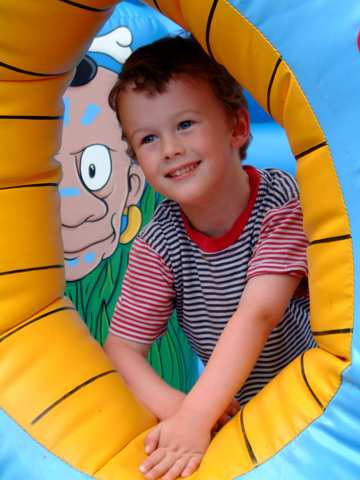
#> input picture common/data/segmentation_source.png, 360 x 480 px, found by its file name
$ python -i kmeans_clustering.py   (imports and definitions only)
#> lines starting #> are read from the running program, lines starting #| are printed output that depends on the picture; after the words box and inside, x2 and y2 are one past the last pixel; in counts of white or black regions, pixels touching at a corner belong together
"""
K-means Clustering Module (Chapter 15, Section 15.1)
====================================================
Implementation of K-means clustering, Lloyd's alternating minimization algorithm,
online/sequential Robbins-Monro updates, image segmentation, and figure reproduction
for Bishop's Deep Learning: Foundations and Concepts (2024).

Formulation:
- Objective function (distortion measure, Eq. 15.1):
    J = \sum_{n=1}^N \sum_{k=1}^K r_{nk} \|x_n - \mu_k\|^2
  where r_{nk} \in {0, 1} is 1-of-K coding with \sum_{k=1}^K r_{nk} = 1.
- E-step (Assignment, Eq. 15.2):
    r_{nk} = 1 if k = argmin_j \|x_n - \mu_j\|^2, else 0
- M-step (Update Centroids, Eq. 15.3):
    \mu_k =  rac{\sum_{n=1}^N r_{nk} x_n}{\sum_{n=1}^N r_{nk}}
- Online/Sequential update (Robbins-Monro stochastic approximation, Eq. 15.4):
    \mu_k^{(	au)} = \mu_k^{(	au-1)} + \eta_	au (x_n - \mu_k^{(	au-1)})
"""

import os
from pathlib import Path
from typing import Dict, List, Optional, Tuple, Union

import matplotlib.pyplot as plt
import numpy as np
from PIL import Image


class KMeans:
    """K-means clustering via Lloyd's algorithm.

    Parameters
    ----------
    n_clusters : int, default=2
        Number of clusters K.
    max_iter : int, default=100
        Maximum number of iterations.
    tol : float, default=1e-4
        Tolerance for convergence (relative change in distortion or centroid movement).
    random_state : int or None, default=None
        Seed for reproducibility.
    init : str or np.ndarray, default='random'
        Initialization method: 'random', 'k-means++', or an array of shape (K, D).
    """

    def __init__(
        self,
        n_clusters: int = 2,
        max_iter: int = 100,
        tol: float = 1e-4,
        random_state: Optional[int] = None,
        init: Union[str, np.ndarray] = "random",
    ):
        self.n_clusters = n_clusters
        self.max_iter = max_iter
        self.tol = tol
        self.random_state = random_state
        self.init = init

        self.cluster_centers_: Optional[np.ndarray] = None
        self.labels_: Optional[np.ndarray] = None
        self.inertia_: float = 0.0
        self.n_iter_: int = 0
        self.history_: Dict[str, list] = {
            "centers": [],
            "assignments": [],
            "distortion": [],  # list of (step_float, J)
        }

    def _init_centers(self, X: np.ndarray) -> np.ndarray:
        """Initialize cluster centers."""
        rng = np.random.RandomState(self.random_state)
        n_samples, n_features = X.shape

        if isinstance(self.init, np.ndarray):
            centers = np.array(self.init, dtype=float).copy()
            if centers.shape != (self.n_clusters, n_features):
                raise ValueError(
                    f"init array must have shape ({self.n_clusters}, {n_features}), "
                    f"got {centers.shape}"
                )
            return centers

        if self.init == "random":
            indices = rng.choice(n_samples, size=self.n_clusters, replace=False)
            return X[indices].astype(float).copy()

        if self.init == "k-means++":
            centers = np.empty((self.n_clusters, n_features), dtype=float)
            first_idx = rng.choice(n_samples)
            centers[0] = X[first_idx]
            for k in range(1, self.n_clusters):
                dists_sq = np.min(
                    [np.sum((X - centers[j]) ** 2, axis=1) for j in range(k)],
                    axis=0,
                )
                probs = dists_sq / np.sum(dists_sq)
                next_idx = rng.choice(n_samples, p=probs)
                centers[k] = X[next_idx]
            return centers

        raise ValueError(f"Unknown init method: {self.init}")

    def fit(self, X: np.ndarray) -> "KMeans":
        """Fit K-means model to X using alternating optimization.

        Parameters
        ----------
        X : np.ndarray of shape (N, D)
            Input data matrix.

        Returns
        -------
        self : KMeans
            Fitted estimator.
        """
        X = np.asarray(X, dtype=float)
        N, D = X.shape
        K = self.n_clusters

        centers = self._init_centers(X)
        self.history_ = {
            "centers": [centers.copy()],
            "assignments": [],
            "distortion": [],
        }

        labels = np.zeros(N, dtype=int)

        for iteration in range(1, self.max_iter + 1):
            # Step 1: E-step (Assignment of points to nearest centroid, Eq. 15.2)
            dists_sq = np.zeros((N, K))
            for k in range(K):
                dists_sq[:, k] = np.sum((X - centers[k]) ** 2, axis=1)
            labels = np.argmin(dists_sq, axis=1)

            # Distortion J after E-step
            J_e = float(np.sum(np.min(dists_sq, axis=1)))
            step_e = iteration - 0.5
            self.history_["distortion"].append((step_e, J_e))
            self.history_["assignments"].append(labels.copy())

            # Step 2: M-step (Update centroids, Eq. 15.3)
            new_centers = np.zeros_like(centers)
            for k in range(K):
                mask = labels == k
                if np.sum(mask) > 0:
                    new_centers[k] = np.mean(X[mask], axis=0)
                else:
                    new_centers[k] = centers[k]

            # Distortion J after M-step
            dists_sq_m = np.zeros((N, K))
            for k in range(K):
                dists_sq_m[:, k] = np.sum((X - new_centers[k]) ** 2, axis=1)
            J_m = float(np.sum(dists_sq_m[np.arange(N), labels]))
            step_m = float(iteration)
            self.history_["distortion"].append((step_m, J_m))
            self.history_["centers"].append(new_centers.copy())

            # Check convergence
            center_shift = np.max(np.linalg.norm(new_centers - centers, axis=1))
            centers = new_centers.copy()
            self.n_iter_ = iteration

            if center_shift < self.tol:
                break

        self.cluster_centers_ = centers
        self.labels_ = labels
        self.inertia_ = float(self.history_["distortion"][-1][1])
        return self

    # [54 lines left out: functions predict, transform, compute_distortion, sequential_kmeans_update, get_perpendicular_bisector, not called in this run]


def image_segmentation_kmeans(
    image: Union[np.ndarray, Image.Image, str, Path],
    K: int,
    max_iter: int = 30,
    random_state: int = 42,
) -> Tuple[np.ndarray, np.ndarray, np.ndarray, Dict[str, Union[int, float]]]:
    """Segment an RGB image into K color clusters using K-means."""
    if isinstance(image, (str, Path)):
        img_pil = Image.open(image).convert("RGB")
        img_arr = np.array(img_pil, dtype=np.uint8)
    elif isinstance(image, Image.Image):
        img_arr = np.array(image.convert("RGB"), dtype=np.uint8)
    else:
        img_arr = np.asarray(image)
        if img_arr.dtype != np.uint8:
            if img_arr.max() <= 1.0:
                img_arr = (img_arr * 255.0).astype(np.uint8)
            else:
                img_arr = np.clip(img_arr, 0, 255).astype(np.uint8)

    H, W, C = img_arr.shape
    if C != 3:
        raise ValueError(f"Image must have 3 channels (RGB), got shape {img_arr.shape}")

    X = img_arr.reshape(-1, 3).astype(float)
    kmeans = KMeans(
        n_clusters=K, max_iter=max_iter, random_state=random_state, init="random"
    )
    kmeans.fit(X)

    centers_uint8 = np.clip(np.round(kmeans.cluster_centers_), 0, 255).astype(
        np.uint8
    )
    labels = kmeans.labels_.reshape(H, W)
    segmented = centers_uint8[kmeans.labels_].reshape(H, W, 3)

    bits_per_pixel_palette = int(np.ceil(np.log2(K))) if K > 1 else 1
    original_bits = H * W * 24
    compressed_bits = K * 24 + H * W * bits_per_pixel_palette
    compression_ratio = original_bits / compressed_bits
    space_savings = (1.0 - compressed_bits / original_bits) * 100.0

    compression_info = {
        "original_bits": original_bits,
        "compressed_bits": compressed_bits,
        "compression_ratio": compression_ratio,
        "space_savings_percent": space_savings,
        "bits_per_pixel": bits_per_pixel_palette,
    }

    return segmented, centers_uint8, labels, compression_info


# [287 lines left out: functions load_faithful_dataset, generate_figure_15_1, generate_figure_15_2, not called in this run]


def generate_figure_15_3(
    save_path: Optional[Union[str, Path]] = None, show: bool = False
) -> plt.Figure:
    """Generate and faithfully reproduce Figure 15.3 (Bishop, 2024)."""
#> called with show = False
    possible_img_paths = [
        Path("common/data/segmentation_source.png"),
        Path("../common/data/segmentation_source.png"),
        Path(
            "/home/student/Documents/GitHub/my_DeepLearning/common/data/segmentation_source.png"
        ),
    ]
    img_path = None
    for p in possible_img_paths:
        if p.exists():
            img_path = p
            break

    if img_path is None:
        raise FileNotFoundError(
            "Could not locate common/data/segmentation_source.png"
        )

    orig_img = Image.open(img_path).convert("RGB")
#> orig_img is the input picture: PIL image 360x480 RGB; mean R, G, B 156.2, 130.4, 93.2
    orig_arr = np.array(orig_img)

    seg_k2, _, _, _ = image_segmentation_kmeans(orig_arr, K=2, random_state=42)
#> in fit, `centers = self._init_centers(X)`: centers = [[222, 161, 21], [182, 115, 2]]
#> in fit, `self.history_ = { "centers": [centers.copy()], "assignments": [], "dis..`: self.history_ = {'centers': [[[222, 161, 21], [182, 115, 2]]], 'assignments': [], 'distortion': []}
#> the loop in fit, `for iteration in range(1, self.max_iter + 1):` made 26 passes
#> center_shift on pass 1: 113.1
#> in fit, `self.inertia_ = float(self.history_["distortion"][-1][1])`: self.inertia_ = 1.6e+09
#> in image_segmentation_kmeans, `labels = kmeans.labels_.reshape(H, W)`:
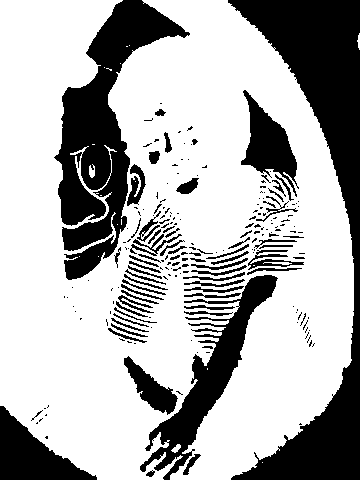
#> labels: shape (480, 360) int64; values 0 (black) and 1 (white), 68.8% white; 212 black regions (141 under 20 px), largest, box (x1, y1, x2, y2) and area: (228, 0, 360, 480) 19835, (54, 0, 190, 280) 13816, (140, 275, 278, 480) 6411
#> in image_segmentation_kmeans, `segmented = centers_uint8[kmeans.labels_].reshape(H, W, 3)`:
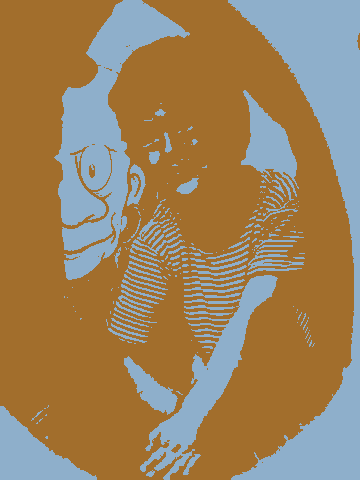
#> segmented: shape (480, 360, 3); mean of channels 0, 1, 2 155.8, 130.3, 93.6; drawn as R, G, B
    seg_k3, _, _, _ = image_segmentation_kmeans(orig_arr, K=3, random_state=42)
#> call 2 of image_segmentation_kmeans, with K = 3, max_iter = 30, random_state = 42
#> the loop in fit (call 2), `for iteration in range(1, self.max_iter + 1):` made 24 passes
#> in image_segmentation_kmeans (call 2), `labels = kmeans.labels_.reshape(H, W)`:
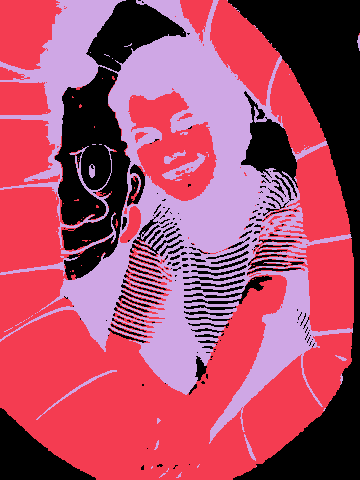
#> labels: shape (480, 360) int64; 3 distinct labels, from 0 to 2; one colour per label, 0 black
#> in image_segmentation_kmeans (call 2), `segmented = centers_uint8[kmeans.labels_].reshape(H, W, 3)`:
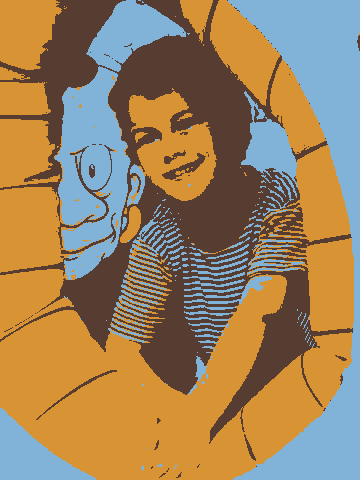
#> segmented: shape (480, 360, 3); mean of channels 0, 1, 2 156.1, 130.4, 93.2; drawn as R, G, B
    seg_k10, _, _, _ = image_segmentation_kmeans(
        orig_arr, K=10, random_state=42
    )
#> call 3 of image_segmentation_kmeans, with K = 10, max_iter = 30, random_state = 42
#> in image_segmentation_kmeans (call 3), `labels = kmeans.labels_.reshape(H, W)`:
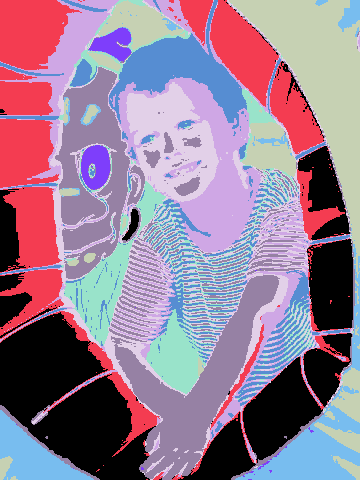
#> labels: shape (480, 360) int64; 10 distinct labels, from 0 to 9; one colour per label, 0 black
#> in image_segmentation_kmeans (call 3), `segmented = centers_uint8[kmeans.labels_].reshape(H, W, 3)`:
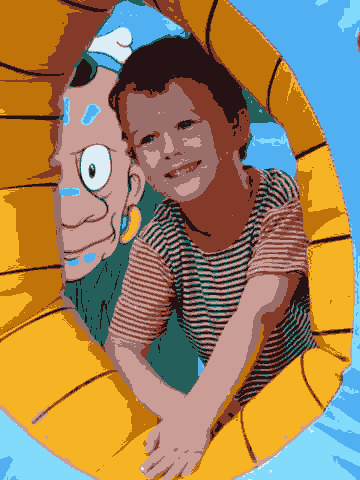
#> segmented: shape (480, 360, 3); mean of channels 0, 1, 2 156.2, 130.4, 93.2; drawn as R, G, B

    fig, axes = plt.subplots(1, 4, figsize=(16, 5))

    panels = [
        (orig_arr, "Original image"),
        (seg_k2, r"$K = 2$"),
        (seg_k3, r"$K = 3$"),
        (seg_k10, r"$K = 10$"),
    ]

    for ax, (img, title) in zip(axes, panels):
        ax.imshow(img)
        ax.set_title(title, fontsize=16, pad=10)
        ax.axis("off")
#> this loop made 4 passes
#> title on passes 1 to 4: 'Original image', '$K = 2$', '$K = 3$', '$K = 10$'

    plt.tight_layout()

    if save_path is not None:
        save_path = Path(save_path)
        save_path.parent.mkdir(parents=True, exist_ok=True)
        fig.savefig(save_path, dpi=300, bbox_inches="tight")

    if show:
        plt.show()
    else:
        plt.close(fig)

    return fig

>>> result = generate_figure_15_3()
